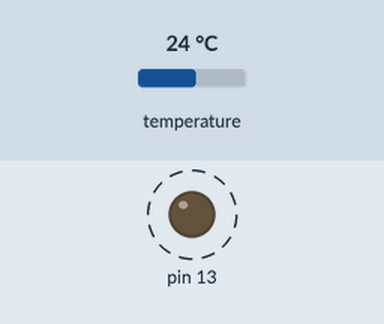
Simulated run of this sketch. Board: Arduino Uno, built with avr-gcc and run on an emulated ATmega328P. On the bench: output pins drawn as LEDs (lit = HIGH). Dashed ring = blinking. Inputs (shaded band) come from the test bench; at power-on: temperature 24 °C. What the sketch prints to the serial monitor is not drawn.

Above: at 0.3 s.
Timing chart, 0 to 5.8 s (numbered marks = the images above):
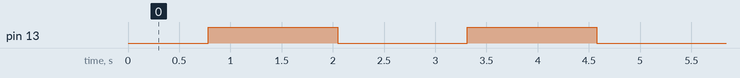

Measured:
- by itself, pin 13: alternates HIGH for 1.3 s and LOW for 1.3 s

The sketch:

SimpleDS18B20.ino
```cpp
#include <OneWire.h>
#include <DallasTemperature.h>

// Data wire is plugged into port 4 on the Arduino
#define ONE_WIRE_BUS 4

// Setup a oneWire instance to communicate with any OneWire devices (not just Maxim/Dallas temperature ICs)
OneWire oneWire(ONE_WIRE_BUS);

// Pass our oneWire reference to Dallas Temperature.
DallasTemperature sensors(&oneWire);

void setup(void)
{
  // start serial port
  Serial.begin(38400);
  Serial.println("Dallas Temperature IC Control Library Demo");

 // initialize the digital pin as an output.
  // Pin 13 has an LED connected on most Arduino boards:
  pinMode(13, OUTPUT);

  // Start up the library
  sensors.begin();
}

int led = 0;

void loop(void)
{
  // call sensors.requestTemperatures() to issue a global temperature
  // request to all devices on the bus
  Serial.print("Requesting temperatures...");
  sensors.requestTemperatures(); // Send the command to get temperatures
  Serial.println("DONE");

  Serial.print("Device count = " );
  Serial.println( sensors.getDeviceCount() );

  Serial.print("Temperature for the device 1 (index 0) is: ");
  float tempValue = sensors.getTempCByIndex(0);
  if ( tempValue == DEVICE_DISCONNECTED )
  {
    Serial.println( "ERROR: DEVICE DISCONNECTED" );
  }
  else
  {
    Serial.print( tempValue );
    Serial.println("C");
    Serial.print( DallasTemperature::toFahrenheit( tempValue ) );
    Serial.println("F");
  }

  led = !led;

  if (!led )
      digitalWrite(13, LOW);    // set the LED off
  else
      digitalWrite(13, HIGH);   // set the LED on
  delay( 500 );
}
```
